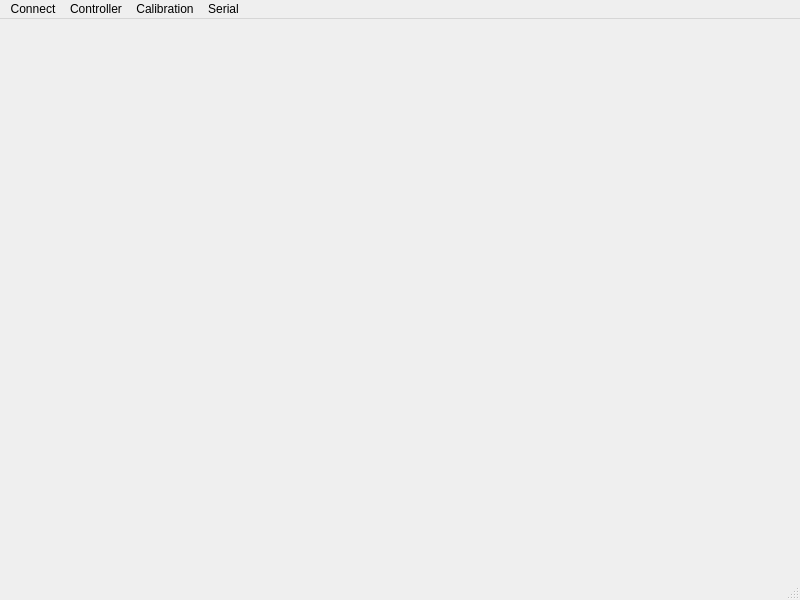
<?xml version="1.0" encoding="UTF-8"?>
<ui version="4.0">
 <class>MainWindow</class>
 <widget class="QMainWindow" name="MainWindow">
  <property name="geometry">
   <rect>
    <x>0</x>
    <y>0</y>
    <width>800</width>
    <height>600</height>
   </rect>
  </property>
  <property name="windowTitle">
   <string>MainWindow</string>
  </property>
  <widget class="QWidget" name="centralwidget"/>
  <widget class="QMenuBar" name="menubar">
   <property name="geometry">
    <rect>
     <x>0</x>
     <y>0</y>
     <width>800</width>
     <height>25</height>
    </rect>
   </property>
   <widget class="QMenu" name="menuController">
    <property name="title">
     <string>Controller</string>
    </property>
   </widget>
   <widget class="QMenu" name="menuSerial">
    <property name="title">
     <string>Serial</string>
    </property>
   </widget>
   <widget class="QMenu" name="menuCalibration">
    <property name="title">
     <string>Calibration</string>
    </property>
   </widget>
   <widget class="QMenu" name="menuConnect">
    <property name="title">
     <string>Connect</string>
    </property>
    <addaction name="actionConnect"/>
    <addaction name="actionDisconnect"/>
   </widget>
   <addaction name="menuConnect"/>
   <addaction name="menuController"/>
   <addaction name="menuCalibration"/>
   <addaction name="menuSerial"/>
  </widget>
  <widget class="QStatusBar" name="statusbar"/>
  <action name="actionConnect">
   <property name="text">
    <string>Connect</string>
   </property>
  </action>
  <action name="actionDisconnect">
   <property name="text">
    <string>Disconnect</string>
   </property>
  </action>
 </widget>
 <resources/>
 <connections/>
</ui>
